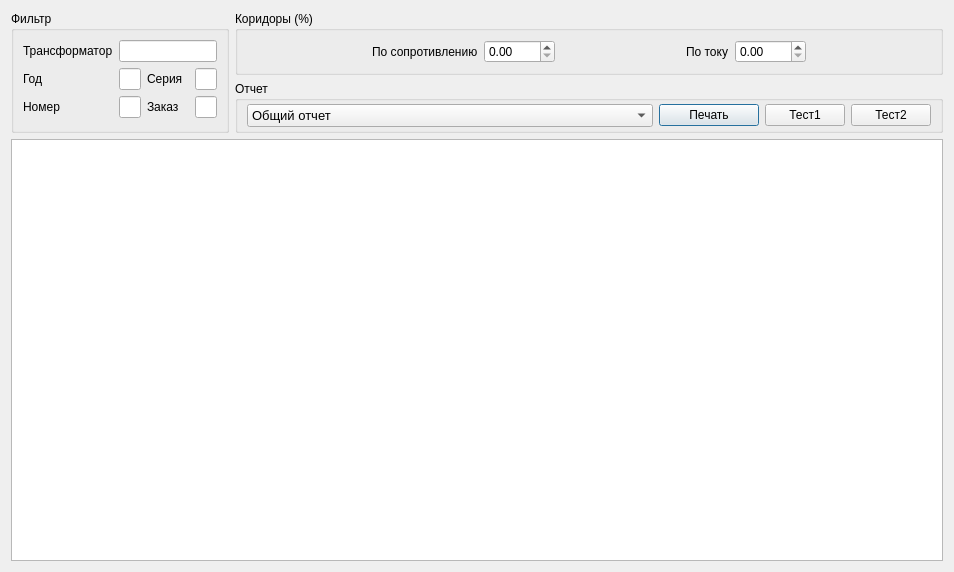
<?xml version="1.0" encoding="UTF-8"?>
<ui version="4.0">
 <class>Dialog</class>
 <widget class="QDialog" name="Dialog">
  <property name="geometry">
   <rect>
    <x>0</x>
    <y>0</y>
    <width>857</width>
    <height>572</height>
   </rect>
  </property>
  <property name="windowTitle">
   <string>Dialog</string>
  </property>
  <layout class="QVBoxLayout" name="verticalLayout_2">
   <item>
    <layout class="QHBoxLayout" name="horizontalLayout_4">
     <item>
      <widget class="QGroupBox" name="groupBox">
       <property name="title">
        <string>Фильтр</string>
       </property>
       <layout class="QGridLayout" name="gridLayout">
        <item row="0" column="2" colspan="4">
         <widget class="QLineEdit" name="leTrans">
          <property name="maxLength">
           <number>20</number>
          </property>
         </widget>
        </item>
        <item row="2" column="0">
         <widget class="QLabel" name="label">
          <property name="text">
           <string>Год</string>
          </property>
         </widget>
        </item>
        <item row="2" column="2">
         <widget class="QLineEdit" name="leYar">
          <property name="maxLength">
           <number>2</number>
          </property>
         </widget>
        </item>
        <item row="4" column="3">
         <widget class="QLabel" name="label_4">
          <property name="text">
           <string>Заказ</string>
          </property>
         </widget>
        </item>
        <item row="0" column="0" colspan="2">
         <widget class="QLabel" name="label_5">
          <property name="text">
           <string>Трансформатор</string>
          </property>
         </widget>
        </item>
        <item row="4" column="5">
         <widget class="QLineEdit" name="leOrder">
          <property name="inputMask">
           <string/>
          </property>
          <property name="maxLength">
           <number>10</number>
          </property>
         </widget>
        </item>
        <item row="2" column="3">
         <widget class="QLabel" name="label_3">
          <property name="text">
           <string>Серия</string>
          </property>
         </widget>
        </item>
        <item row="2" column="5">
         <widget class="QLineEdit" name="leSeries">
          <property name="maxLength">
           <number>10</number>
          </property>
         </widget>
        </item>
        <item row="4" column="0">
         <widget class="QLabel" name="label_2">
          <property name="text">
           <string>Номер</string>
          </property>
         </widget>
        </item>
        <item row="4" column="2">
         <widget class="QLineEdit" name="leNumber">
          <property name="inputMask">
           <string/>
          </property>
          <property name="maxLength">
           <number>6</number>
          </property>
         </widget>
        </item>
        <item row="0" column="6">
         <spacer name="horizontalSpacer">
          <property name="orientation">
           <enum>Qt::Horizontal</enum>
          </property>
          <property name="sizeHint" stdset="0">
           <size>
            <width>40</width>
            <height>20</height>
           </size>
          </property>
         </spacer>
        </item>
       </layout>
      </widget>
     </item>
     <item>
      <layout class="QVBoxLayout" name="verticalLayout">
       <item>
        <widget class="QGroupBox" name="groupBox_3">
         <property name="title">
          <string>Коридоры (%)</string>
         </property>
         <layout class="QHBoxLayout" name="horizontalLayout_3">
          <item>
           <spacer name="horizontalSpacer_4">
            <property name="orientation">
             <enum>Qt::Horizontal</enum>
            </property>
            <property name="sizeHint" stdset="0">
             <size>
              <width>40</width>
              <height>20</height>
             </size>
            </property>
           </spacer>
          </item>
          <item>
           <widget class="QLabel" name="label_6">
            <property name="sizePolicy">
             <sizepolicy hsizetype="Preferred" vsizetype="Preferred">
              <horstretch>0</horstretch>
              <verstretch>0</verstretch>
             </sizepolicy>
            </property>
            <property name="text">
             <string>По сопротивлению</string>
            </property>
           </widget>
          </item>
          <item>
           <widget class="QDoubleSpinBox" name="doubleSpinBox">
            <property name="maximum">
             <double>9999.989999999999782</double>
            </property>
           </widget>
          </item>
          <item>
           <spacer name="horizontalSpacer_3">
            <property name="orientation">
             <enum>Qt::Horizontal</enum>
            </property>
            <property name="sizeHint" stdset="0">
             <size>
              <width>40</width>
              <height>20</height>
             </size>
            </property>
           </spacer>
          </item>
          <item>
           <widget class="QLabel" name="label_7">
            <property name="text">
             <string>По току</string>
            </property>
           </widget>
          </item>
          <item>
           <widget class="QDoubleSpinBox" name="doubleSpinBox_2">
            <property name="maximum">
             <double>9999.989999999999782</double>
            </property>
           </widget>
          </item>
          <item>
           <spacer name="horizontalSpacer_2">
            <property name="orientation">
             <enum>Qt::Horizontal</enum>
            </property>
            <property name="sizeHint" stdset="0">
             <size>
              <width>40</width>
              <height>20</height>
             </size>
            </property>
           </spacer>
          </item>
         </layout>
        </widget>
       </item>
       <item>
        <widget class="QGroupBox" name="groupBox_2">
         <property name="title">
          <string>Отчет</string>
         </property>
         <layout class="QHBoxLayout" name="horizontalLayout">
          <property name="topMargin">
           <number>3</number>
          </property>
          <property name="bottomMargin">
           <number>3</number>
          </property>
          <item>
           <widget class="QComboBox" name="comboBox">
            <property name="font">
             <font>
              <pointsize>10</pointsize>
             </font>
            </property>
            <item>
             <property name="text">
              <string>Общий отчет</string>
             </property>
            </item>
            <item>
             <property name="text">
              <string>Вольт-амперная харастеристика намагничивания обмоток</string>
             </property>
            </item>
            <item>
             <property name="text">
              <string>Результаты поверки тока намагничивения вторичных обмоток</string>
             </property>
            </item>
           </widget>
          </item>
          <item>
           <widget class="QPushButton" name="pushButton">
            <property name="minimumSize">
             <size>
              <width>100</width>
              <height>0</height>
             </size>
            </property>
            <property name="maximumSize">
             <size>
              <width>100</width>
              <height>16777215</height>
             </size>
            </property>
            <property name="text">
             <string>Печать</string>
            </property>
           </widget>
          </item>
          <item>
           <widget class="QPushButton" name="pushButton_2">
            <property name="text">
             <string>Тест1</string>
            </property>
           </widget>
          </item>
          <item>
           <widget class="QPushButton" name="pushButton_3">
            <property name="text">
             <string>Тест2</string>
            </property>
           </widget>
          </item>
         </layout>
        </widget>
       </item>
      </layout>
     </item>
    </layout>
   </item>
   <item>
    <widget class="QTableView" name="tableView"/>
   </item>
  </layout>
 </widget>
 <tabstops>
  <tabstop>leTrans</tabstop>
  <tabstop>leYar</tabstop>
  <tabstop>leNumber</tabstop>
  <tabstop>leSeries</tabstop>
  <tabstop>leOrder</tabstop>
  <tabstop>tableView</tabstop>
 </tabstops>
 <resources/>
 <connections>
  <connection>
   <sender>leYar</sender>
   <signal>editingFinished()</signal>
   <receiver>Dialog</receiver>
   <slot>setFilter()</slot>
   <hints>
    <hint type="sourcelabel">
     <x>277</x>
     <y>84</y>
    </hint>
    <hint type="destinationlabel">
     <x>192</x>
     <y>76</y>
    </hint>
   </hints>
  </connection>
  <connection>
   <sender>leNumber</sender>
   <signal>editingFinished()</signal>
   <receiver>Dialog</receiver>
   <slot>setFilter()</slot>
   <hints>
    <hint type="sourcelabel">
     <x>284</x>
     <y>115</y>
    </hint>
    <hint type="destinationlabel">
     <x>281</x>
     <y>71</y>
    </hint>
   </hints>
  </connection>
  <connection>
   <sender>leSeries</sender>
   <signal>editingFinished()</signal>
   <receiver>Dialog</receiver>
   <slot>setFilter()</slot>
   <hints>
    <hint type="sourcelabel">
     <x>440</x>
     <y>78</y>
    </hint>
    <hint type="destinationlabel">
     <x>657</x>
     <y>126</y>
    </hint>
   </hints>
  </connection>
  <connection>
   <sender>leOrder</sender>
   <signal>editingFinished()</signal>
   <receiver>Dialog</receiver>
   <slot>setFilter()</slot>
   <hints>
    <hint type="sourcelabel">
     <x>406</x>
     <y>107</y>
    </hint>
    <hint type="destinationlabel">
     <x>430</x>
     <y>134</y>
    </hint>
   </hints>
  </connection>
  <connection>
   <sender>leTrans</sender>
   <signal>editingFinished()</signal>
   <receiver>Dialog</receiver>
   <slot>setFilter()</slot>
   <hints>
    <hint type="sourcelabel">
     <x>478</x>
     <y>43</y>
    </hint>
    <hint type="destinationlabel">
     <x>564</x>
     <y>138</y>
    </hint>
   </hints>
  </connection>
  <connection>
   <sender>tableView</sender>
   <signal>doubleClicked(QModelIndex)</signal>
   <receiver>Dialog</receiver>
   <slot>printReport()</slot>
   <hints>
    <hint type="sourcelabel">
     <x>154</x>
     <y>208</y>
    </hint>
    <hint type="destinationlabel">
     <x>120</x>
     <y>139</y>
    </hint>
   </hints>
  </connection>
 </connections>
 <slots>
  <slot>setFilter()</slot>
  <slot>printReport()</slot>
 </slots>
</ui>
